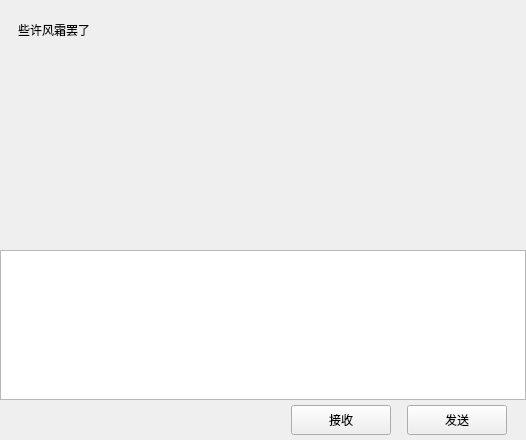
<?xml version="1.0" encoding="UTF-8"?>
<ui version="4.0">
 <class>ChatPage</class>
 <widget class="QWidget" name="ChatPage">
  <property name="geometry">
   <rect>
    <x>0</x>
    <y>0</y>
    <width>526</width>
    <height>440</height>
   </rect>
  </property>
  <property name="windowTitle">
   <string>Form</string>
  </property>
  <layout class="QVBoxLayout" name="verticalLayout">
   <property name="spacing">
    <number>0</number>
   </property>
   <property name="leftMargin">
    <number>0</number>
   </property>
   <property name="topMargin">
    <number>0</number>
   </property>
   <property name="rightMargin">
    <number>0</number>
   </property>
   <property name="bottomMargin">
    <number>0</number>
   </property>
   <item>
    <widget class="QWidget" name="chat_data_widget" native="true">
     <layout class="QVBoxLayout" name="verticalLayout_4">
      <property name="spacing">
       <number>0</number>
      </property>
      <property name="leftMargin">
       <number>0</number>
      </property>
      <property name="topMargin">
       <number>0</number>
      </property>
      <property name="rightMargin">
       <number>0</number>
      </property>
      <property name="bottomMargin">
       <number>0</number>
      </property>
      <item>
       <widget class="QWidget" name="title_widget" native="true">
        <property name="minimumSize">
         <size>
          <width>0</width>
          <height>60</height>
         </size>
        </property>
        <property name="maximumSize">
         <size>
          <width>16777215</width>
          <height>60</height>
         </size>
        </property>
        <layout class="QVBoxLayout" name="verticalLayout_5">
         <item>
          <widget class="QWidget" name="widget_2" native="true">
           <layout class="QHBoxLayout" name="horizontalLayout_3">
            <item>
             <widget class="QLabel" name="title_label">
              <property name="text">
               <string>些许风霜罢了</string>
              </property>
             </widget>
            </item>
           </layout>
          </widget>
         </item>
        </layout>
       </widget>
      </item>
      <item>
       <widget class="ChatView" name="chat_data_list" native="true"/>
      </item>
      <item>
       <widget class="QWidget" name="tool_widget" native="true">
        <property name="minimumSize">
         <size>
          <width>0</width>
          <height>40</height>
         </size>
        </property>
        <property name="maximumSize">
         <size>
          <width>16777215</width>
          <height>40</height>
         </size>
        </property>
        <layout class="QHBoxLayout" name="horizontalLayout_4">
         <property name="spacing">
          <number>7</number>
         </property>
         <property name="leftMargin">
          <number>2</number>
         </property>
         <property name="topMargin">
          <number>2</number>
         </property>
         <property name="rightMargin">
          <number>2</number>
         </property>
         <property name="bottomMargin">
          <number>2</number>
         </property>
         <item>
          <spacer name="horizontalSpacer_2">
           <property name="orientation">
            <enum>Qt::Orientation::Horizontal</enum>
           </property>
           <property name="sizeType">
            <enum>QSizePolicy::Policy::Fixed</enum>
           </property>
           <property name="sizeHint" stdset="0">
            <size>
             <width>5</width>
             <height>20</height>
            </size>
           </property>
          </spacer>
         </item>
         <item>
          <widget class="ClickedLabel" name="emo_label">
           <property name="minimumSize">
            <size>
             <width>25</width>
             <height>25</height>
            </size>
           </property>
           <property name="maximumSize">
            <size>
             <width>25</width>
             <height>25</height>
            </size>
           </property>
           <property name="text">
            <string/>
           </property>
          </widget>
         </item>
         <item>
          <spacer name="horizontalSpacer_4">
           <property name="orientation">
            <enum>Qt::Orientation::Horizontal</enum>
           </property>
           <property name="sizeType">
            <enum>QSizePolicy::Policy::Fixed</enum>
           </property>
           <property name="sizeHint" stdset="0">
            <size>
             <width>5</width>
             <height>20</height>
            </size>
           </property>
          </spacer>
         </item>
         <item>
          <widget class="ClickedLabel" name="file_label">
           <property name="minimumSize">
            <size>
             <width>25</width>
             <height>25</height>
            </size>
           </property>
           <property name="maximumSize">
            <size>
             <width>25</width>
             <height>25</height>
            </size>
           </property>
           <property name="text">
            <string/>
           </property>
          </widget>
         </item>
         <item>
          <spacer name="horizontalSpacer_3">
           <property name="orientation">
            <enum>Qt::Orientation::Horizontal</enum>
           </property>
           <property name="sizeHint" stdset="0">
            <size>
             <width>40</width>
             <height>20</height>
            </size>
           </property>
          </spacer>
         </item>
        </layout>
       </widget>
      </item>
      <item>
       <widget class="MessageTextEdit" name="chat_edit">
        <property name="minimumSize">
         <size>
          <width>0</width>
          <height>150</height>
         </size>
        </property>
        <property name="maximumSize">
         <size>
          <width>16777215</width>
          <height>150</height>
         </size>
        </property>
       </widget>
      </item>
      <item>
       <widget class="QWidget" name="send_widget" native="true">
        <property name="minimumSize">
         <size>
          <width>0</width>
          <height>40</height>
         </size>
        </property>
        <property name="maximumSize">
         <size>
          <width>16777215</width>
          <height>40</height>
         </size>
        </property>
        <layout class="QHBoxLayout" name="horizontalLayout_5">
         <property name="topMargin">
          <number>2</number>
         </property>
         <property name="bottomMargin">
          <number>2</number>
         </property>
         <item>
          <spacer name="horizontalSpacer_5">
           <property name="orientation">
            <enum>Qt::Orientation::Horizontal</enum>
           </property>
           <property name="sizeHint" stdset="0">
            <size>
             <width>40</width>
             <height>20</height>
            </size>
           </property>
          </spacer>
         </item>
         <item>
          <widget class="ClickedBtn" name="receive_btn">
           <property name="minimumSize">
            <size>
             <width>100</width>
             <height>30</height>
            </size>
           </property>
           <property name="maximumSize">
            <size>
             <width>100</width>
             <height>30</height>
            </size>
           </property>
           <property name="text">
            <string>接收</string>
           </property>
          </widget>
         </item>
         <item>
          <spacer name="horizontalSpacer_6">
           <property name="orientation">
            <enum>Qt::Orientation::Horizontal</enum>
           </property>
           <property name="sizeType">
            <enum>QSizePolicy::Policy::Fixed</enum>
           </property>
           <property name="sizeHint" stdset="0">
            <size>
             <width>10</width>
             <height>20</height>
            </size>
           </property>
          </spacer>
         </item>
         <item>
          <widget class="ClickedBtn" name="send_btn">
           <property name="minimumSize">
            <size>
             <width>100</width>
             <height>30</height>
            </size>
           </property>
           <property name="maximumSize">
            <size>
             <width>100</width>
             <height>30</height>
            </size>
           </property>
           <property name="text">
            <string>发送</string>
           </property>
          </widget>
         </item>
         <item>
          <spacer name="horizontalSpacer_7">
           <property name="orientation">
            <enum>Qt::Orientation::Horizontal</enum>
           </property>
           <property name="sizeType">
            <enum>QSizePolicy::Policy::Fixed</enum>
           </property>
           <property name="sizeHint" stdset="0">
            <size>
             <width>10</width>
             <height>20</height>
            </size>
           </property>
          </spacer>
         </item>
        </layout>
       </widget>
      </item>
     </layout>
    </widget>
   </item>
  </layout>
 </widget>
 <customwidgets>
  <customwidget>
   <class>ClickedBtn</class>
   <extends>QPushButton</extends>
   <header location="global">clickedbtn.h</header>
  </customwidget>
  <customwidget>
   <class>ClickedLabel</class>
   <extends>QLabel</extends>
   <header location="global">clickedlabel.h</header>
  </customwidget>
  <customwidget>
   <class>ChatView</class>
   <extends>QWidget</extends>
   <header>chatview.h</header>
   <container>1</container>
  </customwidget>
  <customwidget>
   <class>MessageTextEdit</class>
   <extends>QTextEdit</extends>
   <header>messagetextedit.h</header>
  </customwidget>
 </customwidgets>
 <resources/>
 <connections/>
</ui>
